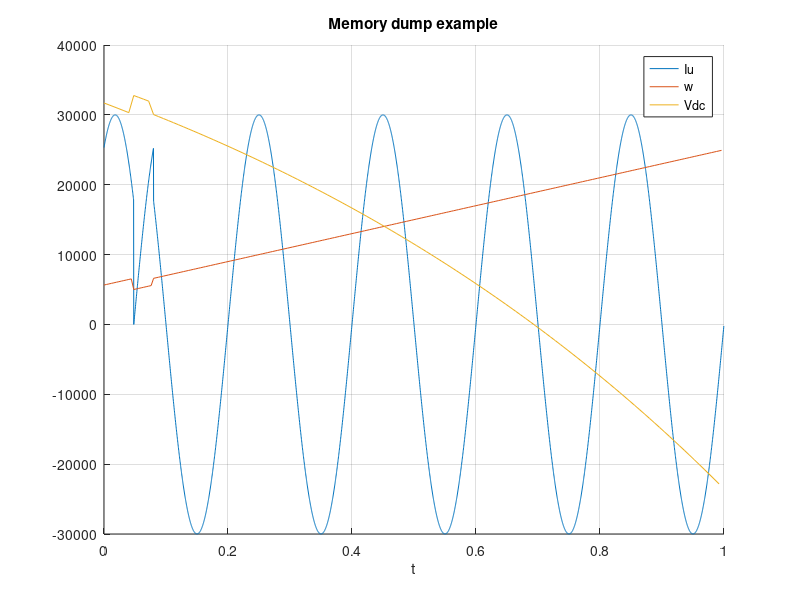

Source code (MATLAB):
%%%%%%%%%%%%%%%%%%%%%%%%%%%%%%%%%%%%%%%%%%%%%%%%%%%%%%%%%%%%%%%%%%%%%%%%%
%
% Generate data for memory dump example
%
% The DSP of a servo drive has stored in its RAM an array 
% of words (16bit) encoded as signed integers containing 
% the time history of some internal variables of the 
% control algorithm, sampled with different frequency. The 
% first 4000 words of this array are filled with the 
% measure of quadrature current Iq sampled every 62.5us 
% and scaled respect 5A; the following 250 contains the 
% motor speed sampled every 1ms and scaled respect 
% 3500rpm, while the remaining 125 are the samples of 
% measured DC bus voltage taken every 2ms and scaled 
% respect 1000V; voltage measures have a known offset of 
% 23.5V. The first chunk of each segment is used as 
% initial buffer to collect a certain amount of samples 
% before trigger event. The size of this chunk is 
% equivalent to 20ms and so is equal to 320 samples for 
% the first segment, 20 for the second and 10 for the 
% third. The trigger fired at sample 6 of the third 
% segment (the shortest one), corresponding to sample 12 
% of the second, 192 of the first. 
% After acquisition, data are converted to strings and 
% sent character by character through a RS232 serial line 
% to a PC that saves on hard disk a text file of 4375 
% lines containing a sequence of base 10 integer numbers 
% literals reproducing the array of 16bit signed integers
%
%%%%%%%%%%%%%%%%%%%%%%%%%%%%%%%%%%%%%%%%%%%%%%%%%%%%%%%%%%%%%%%%%%%%%%%%%

%----------------------------------------------------------
% -- Build data

N = 4000;
t1 = (0:1/N:1-1/N)';
Iu1 = round( 30000 * sin( (10*pi) * t1) );
Iu = [Iu1(129:320);Iu1(1:128);Iu1(321:N)];

N = 250;
t2 = (0:1/N:1-1/N)';
w1 = round( 20000 * t2 + 5000);
w = [w1(9:20);w1(1:8);w1(21:N)];

N = 125;
t3 = (0:1/N:1-1/N)';
Vdc1 = round( 32767 * (1 - exp(t3)) + 32767 );
Vdc = [Vdc1(5:10);Vdc1(1:4);Vdc1(11:N)];

%----------------------------------------------------------
% -- Save file
T = [Iu;w;Vdc];
%save ('memdump.txt','T','-ascii')
fid = fopen('memdump.txt', 'wt');
fprintf(fid, '%d\n', T');
fclose(fid);

%----------------------------------------------------------
% -- Plot section
figure(1);
grid on;
hold on;
plot(t1,Iu,t2,w,t3,Vdc);
legend('Iu','w','Vdc');
title('Memory dump example');
xlabel('t');
ylabel('');
hold off;
